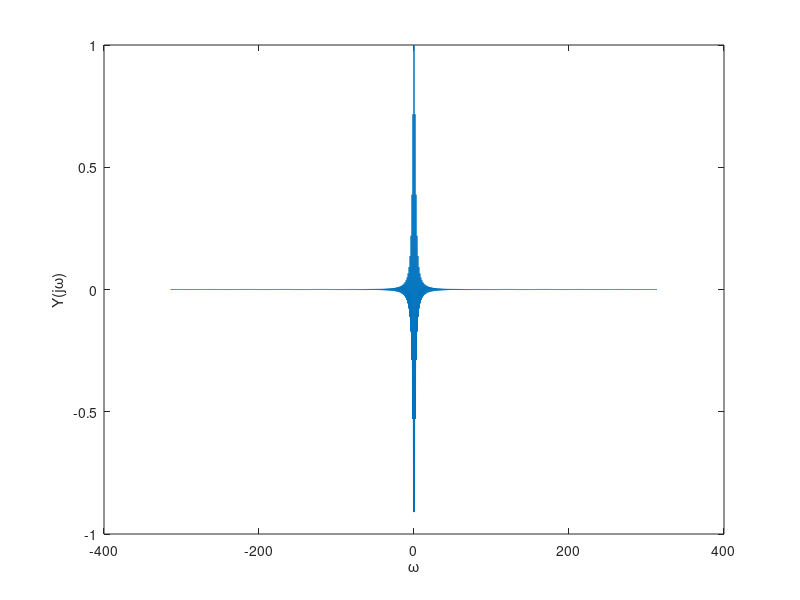

MATLAB code for this plot:
tau = 0.01;
T = 10;
N = T / tau;
t = (0:tau:T - 0.01);
x = exp(-2 .* abs(t));
y = exp(-2 .* abs(t - 5));
Y = fftshift(tau * fft(y));
w = -(pi / tau) + (0:N - 1) * (2 * pi / (N * tau));

plot(w,real(Y))
xlabel('\omega')
ylabel('Y(j\omega)')
